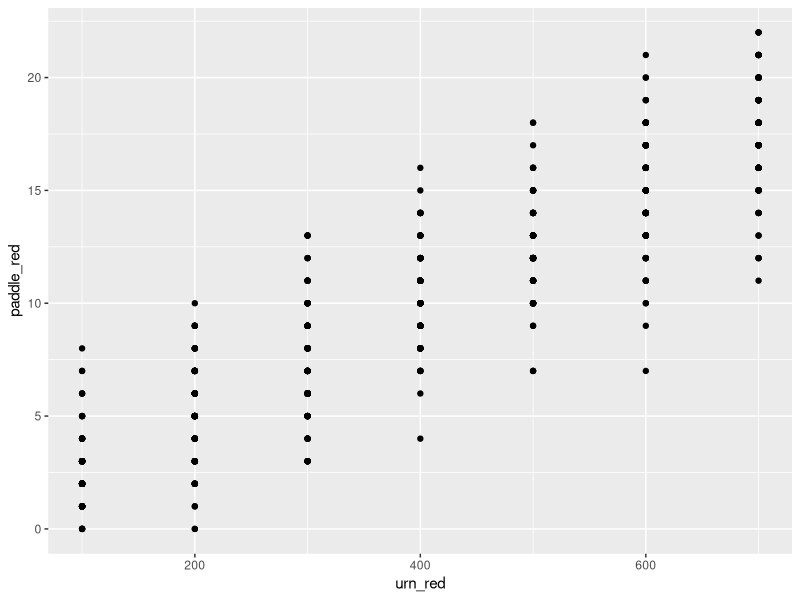
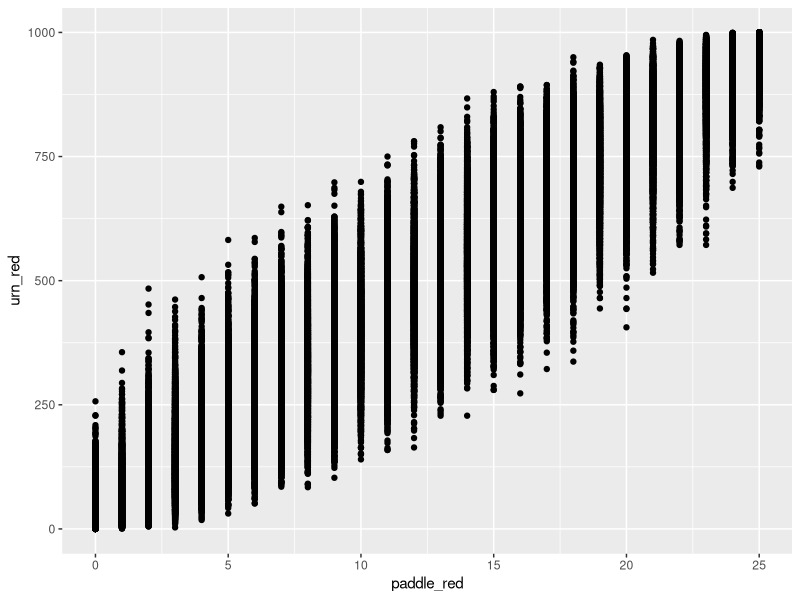
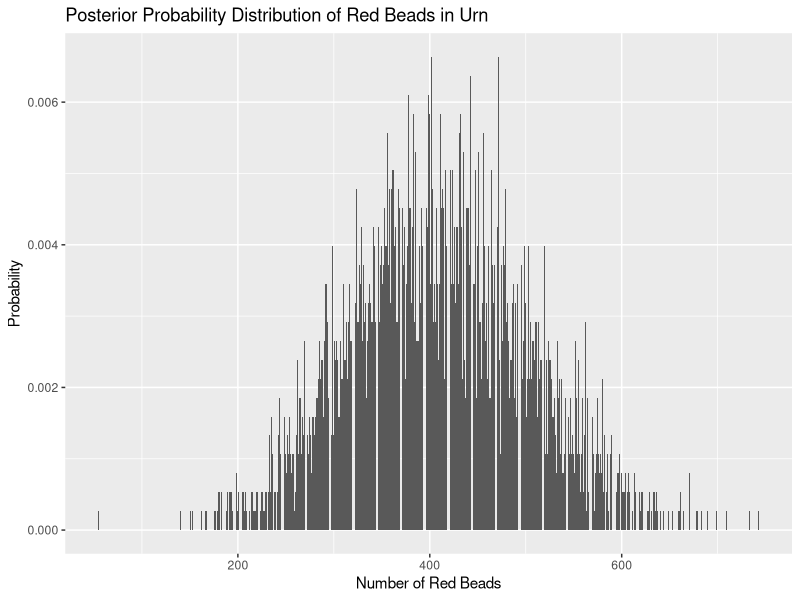

These figures' R source, in order:
## ---- chunk 1
knitr::opts_chunk$set(echo = FALSE)
library(tidyverse)

# Build an urn with 500 red beads, 490 blue beads, and 10 yellow beads. The urn
# should have two variables: ID and color. Mix up the beads in the urn randomly.
# That is, we don't want all the red beads to have ID 1 through 500 and so on.
# Sort the urn by ID.

beads <- c(rep("red", 500), rep("blue", 490), rep("yellow", 10))

urn <- tibble(ID = 1:1000,
              color = sample(beads))

# Using the book, where a very similar example is given, is highly recommended.
# But, this example is trickier than the book because you have to mix up the
# beads before you assign the `ID` values. If you don't tell sample() how many
# you want, it just gives you back everything, reordered. Try `sample(letters)`
# to see. (Note that `letters` is a built in object in R.)
              
## ---- chunk 2
tibble(urn_red = seq(100, 700, by = 100)) %>% 
  mutate(paddle_red = map(urn_red, ~ rbinom(n = 100, size = 25,
                                            prob = ./1000))) %>% 
  unnest(paddle_red) %>% 
  ggplot(aes(x = urn_red, y = paddle_red)) +
  geom_point()
## ---- chunk 3
tibble(urn_red = seq(0, 1000, by = 1)) %>% 
  mutate(paddle_red = map(urn_red, ~ rbinom(n = 100, size = 25,
                                            prob = ./1000))) %>% 
  unnest(paddle_red) %>% 
  ggplot(aes(x = paddle_red, y = urn_red)) +
  geom_point()

## ---- chunk 4

tibble(urn_red = seq(0, 1000, by = 1)) %>% 
  mutate(paddle_red = map(urn_red, ~ rbinom(n = 100, size = 25,
                                            prob = ./1000))) %>% 
  unnest(paddle_red) %>%
  filter(paddle_red == 10) %>% 
  group_by(urn_red) %>% 
  summarize(total = n(), .groups = "drop") %>% 
  mutate(probs = total/sum(total)) %>% 
  select(-total) %>% 
  ggplot(aes(x = urn_red, y = probs)) +
  geom_col() +
  labs(title = "Posterior Probability Distribution of Red Beads in Urn",
       x = "Number of Red Beads",
       y = "Probability")


## ---- chunk 5

tibble(urn_red = seq(0, 1000, by = 1)) %>%
  mutate(paddle_red = map(urn_red, ~ rbinom(n = 100, size = 25,
                                            prob = ./1000))) %>%
  unnest(paddle_red) %>%
  filter(paddle_red == 10) %>%
  group_by(urn_red) %>%
  summarize(total = n(), .groups = "drop") %>%
  mutate(probs = total/sum(total)) %>%
  select(-total) %>%
  mutate(new_reds = map(urn_red,
                        ~rbinom(n = 100,
                                size = 20,
                                prob = ./1000))) %>%
  unnest(new_reds) %>%
  mutate(res = ifelse(new_reds > 3, TRUE, FALSE)) %>%
  summarise(final = weighted.mean(res, probs))


